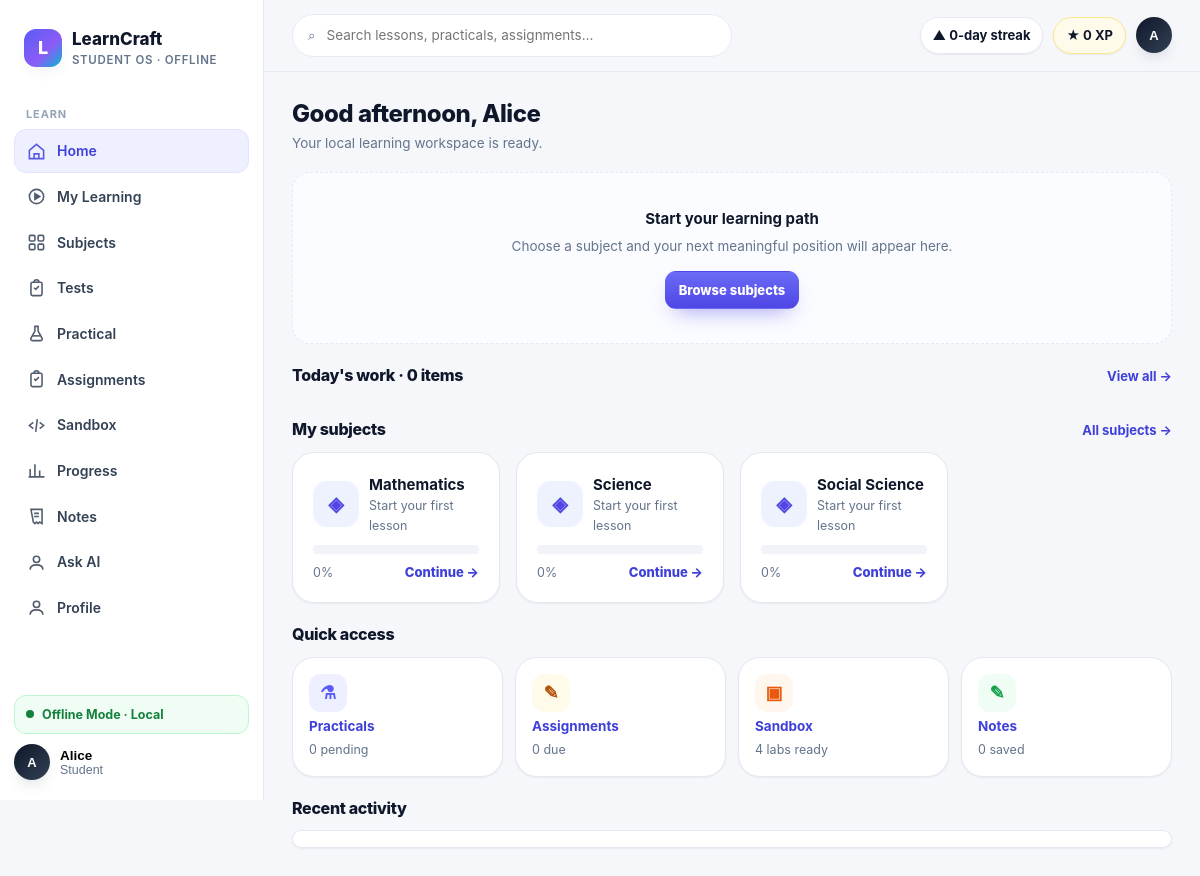
The page /home (signed in) on the database as committed earlier.
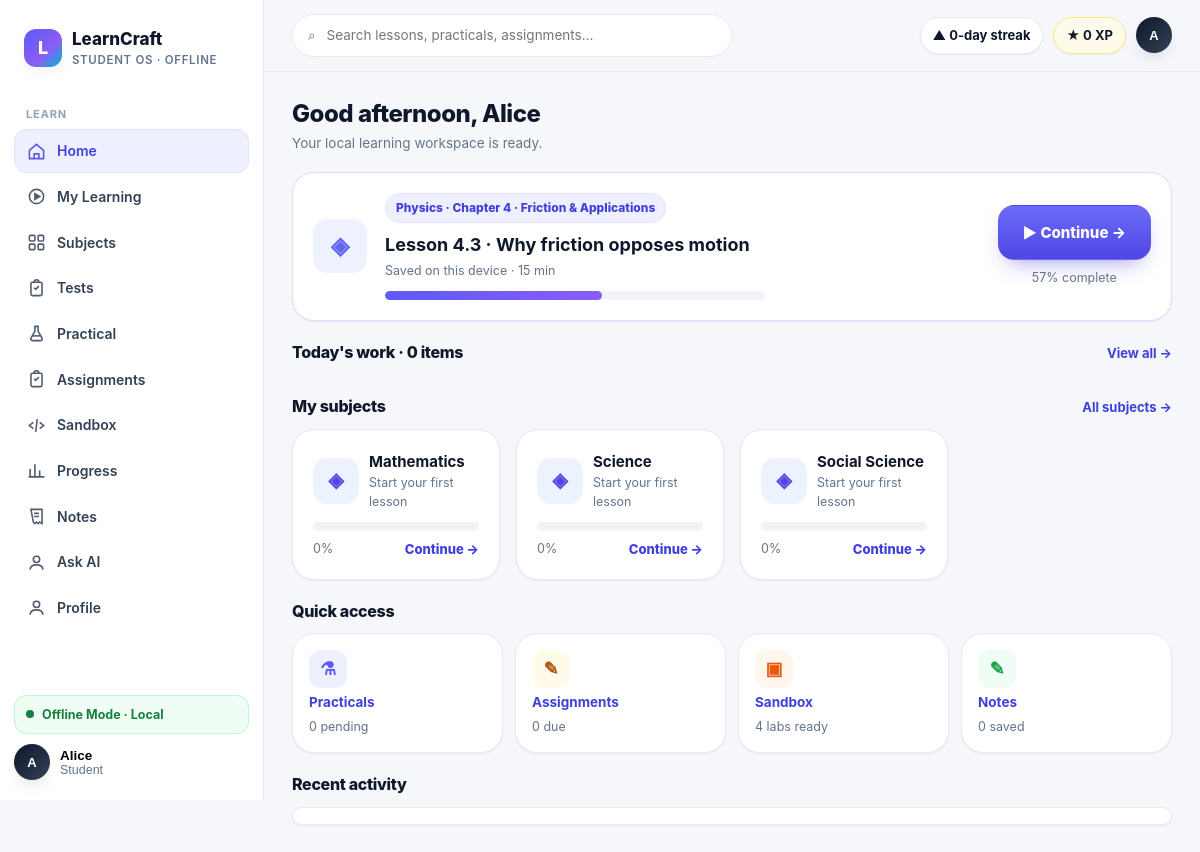
The same page on the database as committed later.
### tables this page shows
CREATE TABLE users (
            id INTEGER PRIMARY KEY AUTOINCREMENT,
            name TEXT NOT NULL,
            email TEXT NOT NULL UNIQUE,
            password_hash TEXT NOT NULL,
            role TEXT NOT NULL DEFAULT 'STUDENT',
            avatar TEXT,
            bio TEXT,
            created_at TIMESTAMP NOT NULL DEFAULT CURRENT_TIMESTAMP,
            updated_at TIMESTAMP NOT NULL DEFAULT CURRENT_TIMESTAMP
        );

CREATE TABLE academic_subjects (
            subject_id TEXT PRIMARY KEY,
            board TEXT NOT NULL,
            class_level TEXT NOT NULL,
            academic_year TEXT NOT NULL,
            slug TEXT NOT NULL,
            name TEXT NOT NULL,
            description TEXT NOT NULL DEFAULT '',
            source_version TEXT NOT NULL,
            UNIQUE(board, class_level, academic_year, slug)
        );

CREATE TABLE learning_progress (
            id INTEGER PRIMARY KEY AUTOINCREMENT,
            user_id INTEGER NOT NULL,
            subject_slug TEXT,
            chapter_id TEXT,
            lesson_id TEXT,
            status TEXT NOT NULL DEFAULT 'not_started',
            percent_complete INTEGER NOT NULL DEFAULT 0,
            score REAL DEFAULT 0,
            last_activity TEXT,
            created_at TIMESTAMP NOT NULL DEFAULT CURRENT_TIMESTAMP,
            updated_at TIMESTAMP NOT NULL DEFAULT CURRENT_TIMESTAMP,
            UNIQUE(user_id, lesson_id),
            FOREIGN KEY (user_id) REFERENCES users(id) ON DELETE CASCADE
        );

### app/main.py (the view)
@app.route("/home")
@require_auth
def student_home():
    user = current_user()
    ctx = shell_ctx("home", user)
    cont = continue_learning(user["id"])
    return render_template("pages/home.html", title="Home",
                           cont=cont, today_work=[], my_subjects=student_subjects(user["id"]), activity=[],
                           note_count=len(get_notes(user["id"])),
                           pending_assign=0, pending_practicals=0,
                           greeting_sub="Your local learning workspace is ready.",
                           **ctx)

### app/database/connection.py (called while the page is built)
def resolve_db_path():
    configured = os.environ.get("LEARNCRAFT_DB_PATH")
    if configured:
        return Path(configured)
    return DATA_DIR / "learncraft.db"

def get_connection():
    db_path = resolve_db_path()
    db_path.parent.mkdir(parents=True, exist_ok=True)
    connection = sqlite3.connect(db_path)
    connection.row_factory = sqlite3.Row
    return connection

def _row_to_dict(row):
    return dict(row) if row else None

def get_user_by_id(user_id):
    connection = get_connection()
    user = connection.execute("SELECT * FROM users WHERE id = ?", (int(user_id),)).fetchone()
    connection.close()
    return _row_to_dict(user)

def user_payload(user):
    if not user:
        return None
    user_data = dict(user)
    user_data.pop("password_hash", None)
    return user_data

def get_user_progress(user_id):
    connection = get_connection()
    rows = connection.execute(
        "SELECT * FROM learning_progress WHERE user_id = ? ORDER BY updated_at DESC",
        (int(user_id),),
    ).fetchall()
    connection.close()
    return [dict(row) for row in rows]

def get_notes(user_id, search="", subject="", pinned_only=False):
    connection = get_connection()
    clauses = ["user_id = ?", "deleted_at IS NULL"]
    params = [int(user_id)]
    if search:
        clauses.append("(title LIKE ? OR body LIKE ? OR chapter LIKE ? OR source_title LIKE ?)")
        value = f"%{search}%"
        params.extend([value, value, value, value])
    if subject:
        clauses.append("subject = ?")
        params.append(subject)
    if pinned_only:
        clauses.append("pinned = 1")
    notes = connection.execute(
        f"SELECT * FROM notes WHERE {' AND '.join(clauses)} ORDER BY pinned DESC, updated_at DESC, id DESC",
        params,
    ).fetchall()
    connection.close()
    return [_row_to_dict(note) for note in notes]

### app/main.py (called while the page is built)
def current_user():
    user_id = session.get("user_id")
    if not user_id:
        return None
    return user_payload(get_user_by_id(user_id))

def require_auth(view):
    @wraps(view)
    def wrapped(*args, **kwargs):
        user = current_user()
        if not user:
            next_url = request.path
            if request.query_string:
                next_url = f"{next_url}?{request.query_string.decode()}"
            return redirect(f"/login?{urlencode({'next': next_url})}")
        return view(*args, **kwargs)
    return wrapped

### data/seed/lessons_data.py (called while the page is built)
def get_lesson(lesson_id):
    return LESSONS.get(lesson_id)

### frontend/templates/pages/home.html (shortened to what this page needs)
{% extends "base.html" %}{% from "components.html" import progressbar, badge %}
{% block content %}
<div class="hub-greet">
  <h1>Good afternoon, {{ student.name.split(' ')[0] }}</h1>
  <p>{{ greeting_sub }}</p>
</div>
{% if cont %}<div class="card" style="border-color:#D9DCFF">
  <div class="continue-card">
    <div class="tile-icon" style="background:{{ cont.subject_bg }};color:{{ cont.subject_color }};width:54px;height:54px;font-size:24px">◈</div>
    <div class="continue-meta">
      <span class="badge info">{{ cont.subject }} · {{ cont.chapter }}</span>
      <div class="h2" style="margin:8px 0 2px">{{ cont.lesson }}</div>
      <div class="caption">{{ cont.last_activity }} · {{ cont.time_left }}</div>
      <div style="max-width:380px;margin-top:10px">{{ progressbar(cont.progress_pct) }}</div>
    </div>
    <div style="display:flex;flex-direction:column;gap:8px;align-items:stretch">
      <a class="btn btn-primary btn-lg" href="{{ cont.resume_url }}">▶ Continue →</a>
      <span class="caption" style="text-align:center">{{ cont.progress_pct }}% complete</span>
    </div>
  </div>
</div>
{% else %}<div class="empty"><div class="h3" style="color:var(--ink)">Start your learning path</div><div class="body-sm" style="margin:6px 0 14px">Choose a subject and your next meaningful position will appear here.</div><a class="btn btn-primary btn-sm" href="/subjects">Browse subjects</a></div>{% endif %}
<div class="section-h"><h2>Today's work · {{ today_work|length }} items</h2><a href="/assignments">View all →</a></div>
<div class="section-h"><h2>My subjects</h2><a href="/subjects">All subjects →</a></div>
<div class="grid grid-4">
  {% for s in my_subjects %}
  <div class="card hover" data-search="{{ s.name }}">
    <div style="display:flex;gap:10px;align-items:center;margin-bottom:10px">
      <div class="tile-icon" style="background:{{ s.bg }};color:{{ s.color }}">{{ s.icon }}</div>
      <div><b>{{ s.name }}</b><div class="caption">{{ s.current_chapter }}</div></div>
    </div>
    {{ progressbar(s.progress) }}
    <div style="display:flex;justify-content:space-between;align-items:center;margin-top:8px">
      <span class="caption">{{ s.progress }}%</span>
      <a href="/subjects/{{ s.slug }}" style="font-size:13px;font-weight:800">Continue →</a>
    </div>
  </div>
  {% endfor %}
</div>
<div class="section-h"><h2>Quick access</h2></div>
<div class="quick">
  <a class="card hover" href="/practical"><span class="q-ico" style="background:var(--primary-soft);color:var(--primary)">⚗</span><b class="body-sm">Practicals</b><span class="caption">{{ pending_practicals }} pending</span></a>
  <a class="card hover" href="/assignments"><span class="q-ico" style="background:var(--amber-soft);color:#B45309">✎</span><b class="body-sm">Assignments</b><span class="caption">{{ pending_assign }} due</span></a>
  <a class="card hover" href="/sandbox"><span class="q-ico" style="background:#FFF7ED;color:#EA580C">▣</span><b class="body-sm">Sandbox</b><span class="caption">4 labs ready</span></a>
  <a class="card hover" href="/notes"><span class="q-ico" style="background:var(--green-soft);color:var(--green)">✎</span><b class="body-sm">Notes</b><span class="caption">{{ note_count }} saved</span></a>
</div>
<div class="section-h"><h2>Recent activity</h2></div>
<div class="card" style="padding-top:8px;padding-bottom:8px">
</div>
{% endblock %}

### frontend/templates/base.html (shortened to what this page needs)
<!DOCTYPE html>
<html lang="en">
<head>
<link rel="stylesheet" href="/static/css/design-system.css">
</head>
<body>
{% from "components.html" import icon %}
<div class="shell">
  <aside class="sidebar" id="sidebar">
    <div class="brand"><div class="brand-mark">L</div><div><div class="brand-name">LearnCraft</div><div class="brand-sub">Student OS · Offline</div></div></div>
    <nav class="nav">
      <div class="nav-label">Learn</div>
      {% for item in nav %}
      <a class="nav-item {% if active == item.slug %}active{% endif %}" href="{{ item.href }}">{{ icon(item.icon) }}{{ item.label }}
      </a>
      {% endfor %}
    </nav>
    <div class="side-foot">
      <div class="offline-pill" data-network-pill><span class="dot pulse"></span><span>Offline Mode · Local</span></div>
      <div class="profile-menu-wrap sidebar-profile-wrap">
        <button class="mini-profile profile-trigger" type="button" aria-expanded="false" aria-controls="sidebarProfileMenu">
          <div class="avatar">{{ student.avatar }}</div>
          <div><div style="font-weight:800;font-size:13.5px">{{ student.name }}</div><div class="caption">{{ student.roll_no }}</div></div>
        </button>
      </div>
    </div>
  </aside>
  <div class="main">
    <div class="topbar">
      <div class="search">⌕ <input id="globalSearch" placeholder="Search lessons, practicals, assignments…" oninput="filterCards(this.value)"></div>
      <div class="top-actions">
        <span class="pill">▲ {{ student.streak_days }}-day streak</span>
        <span class="pill xp">★ {{ student.xp }} XP</span>
        <div class="profile-menu-wrap top-profile-wrap">
          <button class="profile-trigger top-profile-trigger" type="button" aria-expanded="false" aria-controls="topProfileMenu">
            <div class="avatar">{{ student.avatar }}</div>
          </button>
        </div>
      </div>
    </div>
    <div class="content">{% block content %}{% endblock %}</div>
  </div>
</div>
</body>
</html>

### frontend/templates/components.html (shortened to what this page needs)
{% macro icon(name) -%}
{% if name == 'home' %}<svg viewBox="0 0 24 24" fill="none" stroke="currentColor" stroke-width="2"><path d="M3 10.5 12 3l9 7.5V21H3z"/><path d="M9 21v-6h6v6"/></svg>
{% elif name == 'play' %}<svg viewBox="0 0 24 24" fill="none" stroke="currentColor" stroke-width="2"><circle cx="12" cy="12" r="9"/><path d="M10 8.5v7l6-3.5z" fill="currentColor"/></svg>
{% elif name == 'grid' %}<svg viewBox="0 0 24 24" fill="none" stroke="currentColor" stroke-width="2"><rect x="3" y="3" width="7" height="7" rx="1.5"/><rect x="14" y="3" width="7" height="7" rx="1.5"/><rect x="3" y="14" width="7" height="7" rx="1.5"/><rect x="14" y="14" width="7" height="7" rx="1.5"/></svg>
{% elif name == 'flask' %}<svg viewBox="0 0 24 24" fill="none" stroke="currentColor" stroke-width="2"><path d="M9 3h6M10 3v6l-5 9a2 2 0 0 0 1.8 3h10.4A2 2 0 0 0 19 18l-5-9V3"/><path d="M7.5 15h9"/></svg>
{% elif name == 'clip' %}<svg viewBox="0 0 24 24" fill="none" stroke="currentColor" stroke-width="2"><rect x="5" y="4" width="14" height="17" rx="2"/><path d="M9 4a3 3 0 0 1 6 0M9 11l2 2 4-4"/></svg>
{% elif name == 'code' %}<svg viewBox="0 0 24 24" fill="none" stroke="currentColor" stroke-width="2"><path d="m8 8-5 4 5 4M16 8l5 4-5 4M13 4l-2 16"/></svg>
{% elif name == 'chart' %}<svg viewBox="0 0 24 24" fill="none" stroke="currentColor" stroke-width="2"><path d="M4 20V10M10 20V4M16 20v-8M22 20H2"/></svg>
{% elif name == 'note' %}<svg viewBox="0 0 24 24" fill="none" stroke="currentColor" stroke-width="2"><path d="M5 3h14v18l-3-2-2 2-2-2-2 2-2-2z"/><path d="M9 8h6M9 12h6"/></svg>
{% elif name == 'user' %}<svg viewBox="0 0 24 24" fill="none" stroke="currentColor" stroke-width="2"><circle cx="12" cy="8" r="4"/><path d="M4 21c0-4 3.6-6 8-6s8 2 8 6"/></svg>
{% else %}<svg viewBox="0 0 24 24" fill="none" stroke="currentColor" stroke-width="2"><circle cx="12" cy="12" r="9"/></svg>
{% endif %}
{%- endmacro %}
{% macro progressbar(pct) -%}
<div class="pbar" role="progressbar" aria-valuenow="{{ pct }}" aria-valuemin="0" aria-valuemax="100"><i style="width:{{ pct }}%"></i></div>
{%- endmacro %}

### frontend/templates/pages/home.html (style rules this page uses)
.hub-greet { margin-bottom:18px }
.hub-greet h1 { font-size:24px;font-weight:800;letter-spacing:-.02em }
.hub-greet p { margin:4px 0 0;color:var(--muted);font-size:13.5px }
.continue-card { display:flex;gap:18px;align-items:center;flex-wrap:wrap }
.continue-meta { flex:1;min-width:240px }
.quick { display:grid;grid-template-columns:repeat(4,minmax(0,1fr));gap:12px }
.quick a { display:flex;flex-direction:column;gap:4px;padding:16px }
.quick .q-ico { width:38px;height:38px;border-radius:12px;display:grid;place-items:center;font-size:18px;font-weight:800 }
.section-h { display:flex;align-items:baseline;justify-content:space-between;margin:22px 0 12px }
.section-h h2 { font-size:16px;font-weight:800 }
.section-h a { font-size:13px;font-weight:700 }

Rows that differ between the two databases and show on the page:
added learning_progress: subject "Physics", chapter "Chapter 4 · Friction & Applications"
Other text that changed with them:
{{ cont.lesson }}: (not shown) → "Lesson 4.3 · Why friction opposes motion"
{{ cont.last_activity }}: (not shown) → "Saved on this device"
{{ cont.time_left }}: (not shown) → "15 min"
{{ cont.progress_pct }}: (not shown) → "57"
text no longer shown: "Start your learning path Choose a subject and your next meaningful position will appear here. Browse subjects"
text now shown: "◈ · · ▶ Continue → % complete"
